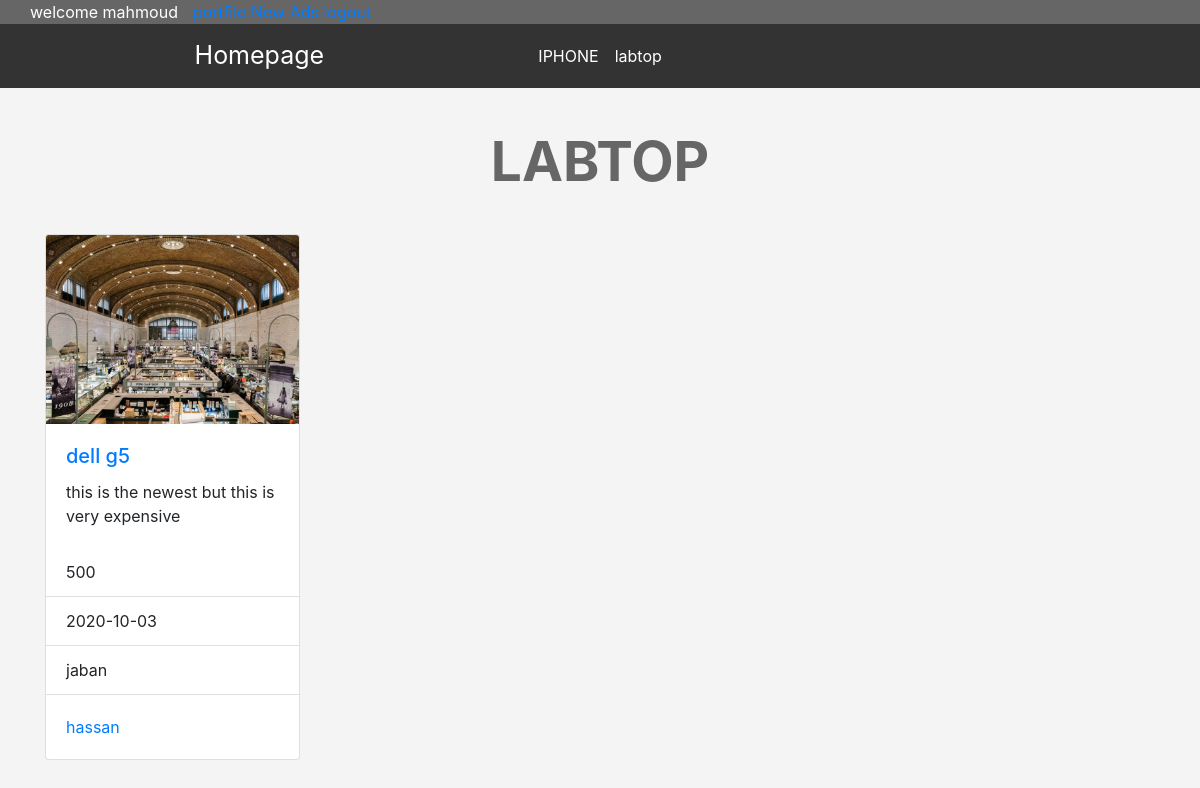
/tags.php?name=labtop (signed in), run on the app's committed database.
### tables this page shows
CREATE TABLE `categor` (
  `ID` int(11) NOT NULL,
  `thename` varchar(255) NOT NULL,
  `deck` varchar(255) NOT NULL,
  `ordering` int(11) NOT NULL,
  `visible` int(11) NOT NULL DEFAULT 0,
  `comment` int(11) NOT NULL DEFAULT 0,
  `ads` int(11) NOT NULL DEFAULT 0,
  `parent` int(11) NOT NULL DEFAULT 0
);

CREATE TABLE `items` (
  `ID` int(11) NOT NULL,
  `name` varchar(255) NOT NULL,
  `desk` varchar(255) NOT NULL,
  `price` int(11) NOT NULL,
  `add_date` date NOT NULL,
  `country_made` varchar(255) NOT NULL,
  `status` int(11) NOT NULL,
  `cate_id` int(11) NOT NULL,
  `member_id` int(11) NOT NULL,
  `tag` varchar(255) NOT NULL,
  `approv` int(11) NOT NULL DEFAULT 0
);

CREATE TABLE `users` (
  `ID` int(11) NOT NULL,
  `username` varchar(255) NOT NULL,
  `pass` varchar(255) NOT NULL,
  `email` varchar(255) NOT NULL,
  `Fullname` varchar(255) NOT NULL,
  `regstatus` int(11) NOT NULL DEFAULT 0,
  `history` date NOT NULL,
  `image` varchar(255) NOT NULL,
  `groupID` int(11) NOT NULL DEFAULT 0
);

### init.php (called while the page is built, shortened)
<?php
$stpl = "C:\\xampp\htdocs\php_mah\\eCommerce\includes\\templates\\";
$css = "includes/templates/layout/css";
$func = "C:\\xampp\htdocs\php_mah\\eCommerce\includes\\functions\\";
include $func . "fun.php";
$header = $stpl . "header.php";
include $header;

### includes/functions/fun.php (called while the page is built, shortened)
<?php
function checkstatus ($user)
{
    global $con ;
    $stmt = $con->prepare("SELECT username , regstatus FROM users WHERE username = ? AND regstatus = 0 ");
    $stmt->execute(array($user));
    $countstatus = $stmt->rowCount();
    return $countstatus ;
}

### includes/languages/en.php (called while the page is built)
<?php
  function lang ($phrase)
  {
      static $lang = array
      (
            "home"    => "Homepage ",
            "cate"     => "categories",
            "item"    =>  "Item",
            "members" =>"Members",
            "comm"    => "Comments",
            "stat"    => "STATISTICS",
            "logs"    => "LOGS",
      );
      return $lang[$phrase];
  }

### tags.php (the view, shortened to what this page needs)
<?php
include "init.php";
if (isset($_SESSION["username"])) {
    if (isset($_GET["name"])) {
        $tag =  $_GET["name"] ;
        $stmt = $con->prepare("SELECT items.* , users.username
                                FROM
                                items
                                INNER JOIN users ON items.member_id = users.ID
                                WHERE
                                items.tag LIKE ? AND items.approv = 1  ORDER BY items.ID DESC");
        $stmt->execute(array('%'.$tag.'%'));
        $allitem = $stmt->fetchAll();
        ?>
         <h1 class="text-center"> <?php echo strtoupper($tag) ;  ?></h1>
           <div class="container">
              <div class="row">
              <?php
               foreach($allitem as $item){
             ?>
              <div class="col-md-3">
                    <div class="card">
                    <img src="../eCommerce/includes/templates/layout/img/ven3.jpg" class="card-img-top" alt="...">
                    <div class="card-body">
                        <h5 class="card-title" > <a href="item.php?itemid=<?php echo $item["ID"]; ?>">
                        <?php echo $item["name"] ?></a></h5>
                        <p class="card-text"><?php echo $item["desk"] ?></p>
                    </div>
                    <ul class="list-group list-group-flush">
                        <li class="list-group-item"><?php echo $item["price"] ?></li>
                        <li class="list-group-item"><?php echo $item["add_date"] ?></li>
                        <li class="list-group-item"><?php echo $item["country_made"]; ?></li>
                    </ul>
                    <div class="card-body">
                        <a href="#" class="card-link"><?php echo $item["username"] ?></a>
                    </div>
                    </div>
                </div>
               <?php } ?>
              </div>
           </div>
      <?php
    }
    else
    {
        echo "<div class='alert alert-danger'>this is no any request sir </div>";
    }
} else {
    header("location:login.php");
}

### includes/templates/header.php (shortened to what this page needs)
<!doctype html>
<html>
<head>
    <link rel="stylesheet" href="<?php echo $css; ?>/bootstrap.css">
    <link rel="stylesheet" href="<?php echo $css; ?>/fontawes/font1/css/all.css">
    <link rel="stylesheet" href="<?php echo $css; ?>/front.css">
</head>
<body>
    <div class="upernav">
        <div class="container">
            <div class="row">
                <?php
                if(isset($_SESSION["username"]))
                {
                 echo  "<div class='welco'>". "welcome " .  $_SESSION["username"] . " <wbr> " . "</div>";
                 $countstatus =  checkstatus ($_SESSION["username"]);
                 if ($countstatus > 0)
                 {
                     echo  " you are not active sir by admin" ;
                 }else
                 {
                     echo "<div class='col-lg-8'>";
                        echo "<a href='porfile.php'> portfile  </a>"."<wbr>";
                        echo "<a href='newad.php'>   New Ads</a>";
                        echo "<a href='logout.php'>  logout </a>";
                     echo "</div>";
                 }
                }
                ?>
            </div>
        </div>
    </div>
    <nav class="navbar navbar-expand-lg text-center">
        <a class="navbar-brand color col-lg-5" href="index.php"><?php echo lang("home") ?></a>
        <div class="collapse navbar-collapse" id="navbarSupportedContent">
            <ul class="navbar-nav mr-auto col-lg-7 text-right">
                <?php
                $stmt = $con->prepare("SELECT * FROM categor WHERE parent = 0 ORDER BY ID ASC");
                $stmt->execute();
                $cats = $stmt->fetchAll();
                foreach ($cats as $cat) {
                ?>
                    <li class="nav-item active">
                        <a class="nav-link color" href="catego.php?pagecat=<?php echo $cat["ID"]; ?>"><?php echo $cat["thename"]; ?></a>
                    </li>
                <?php
                }
                ?>
            </ul>
        </div>
    </nav>

### includes/templates/layout/css/front.css (style rules this page uses)
* { margin: 0px; padding: 0px; box-sizing: border-box; }
body { background-color: #f4f4f4; height: 1200px; }
h1 { font-size: 55px; margin: 40px 0; font-weight: bold; color: #666; }
.welco { color: #fff; }
.upernav { background-color: #666; }
nav { background-color: #333 !important; }
.navbar-brand { font-size: 25px; }
.navbar-collapse { margin-left: 1%; }
.color { color: #Fff; }

### data on the page
categor: thename "IPHONE"
categor: thename "labtop"
items: name "dell g5", desk "this is the newest but this is very expensive", price "500", add_date "2020-10-03", country_made "jaban", member.username "hassan"

### other printed values
$_SESSION["username"] "mahmoud"
lang("home") "Homepage"
$tag "LABTOP"
